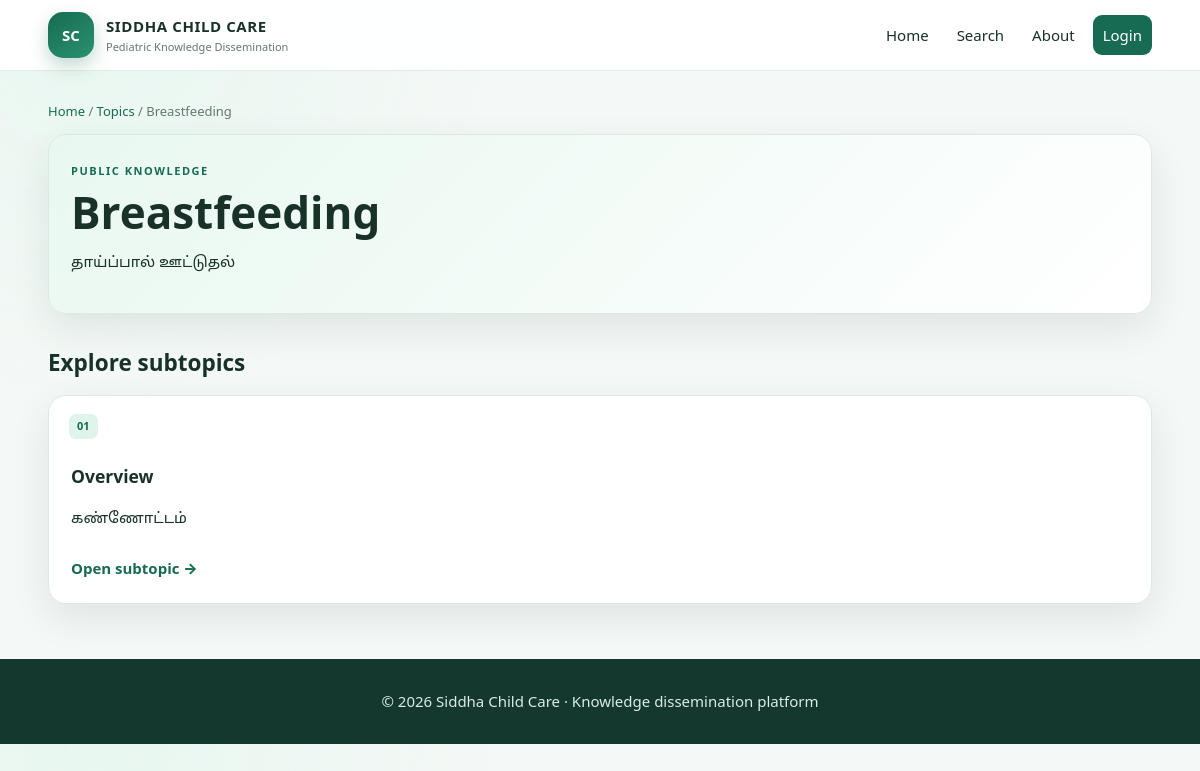
The app's page /subtopics.php?topic=1 with its own data.
### tables this page shows
CREATE TABLE topics(id INTEGER PRIMARY KEY AUTOINCREMENT, audience TEXT NOT NULL, title_en TEXT NOT NULL, title_ta TEXT DEFAULT '', description TEXT DEFAULT '', sort_order INTEGER DEFAULT 0, active INTEGER DEFAULT 1);

CREATE TABLE subtopics(id INTEGER PRIMARY KEY AUTOINCREMENT, topic_id INTEGER NOT NULL, title_en TEXT NOT NULL, title_ta TEXT DEFAULT '', sort_order INTEGER DEFAULT 0, active INTEGER DEFAULT 1, FOREIGN KEY(topic_id) REFERENCES topics(id) ON DELETE CASCADE);

### app/db.php (called while the page is built, shortened)
<?php
function db(): PDO {
    static $pdo = null;
    if ($pdo) return $pdo;
    $pdo = new PDO('sqlite:' . DB_PATH, null, null, [PDO::ATTR_ERRMODE => PDO::ERRMODE_EXCEPTION, PDO::ATTR_DEFAULT_FETCH_MODE => PDO::FETCH_ASSOC]);
    $pdo->exec('PRAGMA foreign_keys = ON');
    return $pdo;
}

### app/helpers.php (called while the page is built, shortened)
<?php
function e($v){return htmlspecialchars((string)$v, ENT_QUOTES, 'UTF-8');}

### subtopics.php (the view, shortened to what this page needs)
<?php
require_once 'app/auth.php'; require_once 'app/helpers.php';
$id=(int)($_GET['topic']??0);
$s=db()->prepare('SELECT * FROM topics WHERE id=? AND active=1'); $s->execute([$id]); $topic=$s->fetch();
$s=db()->prepare('SELECT * FROM subtopics WHERE topic_id=? AND active=1 ORDER BY sort_order,id'); $s->execute([$id]); $subs=$s->fetchAll();
$page_title=$topic['title_en']; include 'partials/header.php';
?>
<div class="crumb"><a href="index.php">Home</a> / <a href="topics.php?audience=<?=e($topic['audience'])?>">Topics</a> / <?=e($topic['title_en'])?></div>
<section class="card topic-banner <?=e($topic['audience'])?>-head"><div><span class="eyebrow"><?=e($topic['audience']==='professional'?'PROFESSIONAL REFERENCE':'PUBLIC KNOWLEDGE')?></span><h1><?=e($topic['title_en'])?></h1><?php if($topic['title_ta']):?><p class="tamil"><?=e($topic['title_ta'])?></p><?php endif;?></div><?php if($topic['audience']==='professional'):?><span class="access-pill">🔒 Authenticated professionals</span><?php endif;?></section>
<h2 class="section-title">Explore subtopics</h2>
<div class="grid subtopic-grid">
<?php foreach($subs as $i=>$sub): ?><div class="card subtopic-card"><span class="number-badge"><?=str_pad((string)($i+1),2,'0',STR_PAD_LEFT)?></span><h3><?=e($sub['title_en'])?></h3><?php if($sub['title_ta']):?><p class="tamil"><?=e($sub['title_ta'])?></p><?php endif;?><a class="text-link" href="content.php?subtopic=<?=e($sub['id'])?>">Open subtopic →</a></div><?php endforeach; ?>
</div>
<?php include 'partials/footer.php'; ?>

### assets/style.css (style rules this page uses)
:root { --bg:#f4f8f6;--card:#fff;--text:#183129;--muted:#667870;--primary:#176b52;--primary2:#0f4e3d;--mint:#dff4eb;--mint2:#effaf5;--gold:#e2b34b;--blue:#e7f0fb;--line:#dce9e3;--shadow:0 14px 38px rgba(24,49,41,.09);--shadow2:0 22px 60px rgba(23,107,82,.13) }
* { box-sizing:border-box }
html { scroll-behavior:smooth }
body { margin:0;background:radial-gradient(circle at 8% 0%,#e8f7f0 0,transparent 30%),var(--bg);color:var(--text);font:15px/1.65 system-ui,-apple-system,BlinkMacSystemFont,"Segoe UI",Roboto,Arial,sans-serif }
.eyebrow { font-size:11px;letter-spacing:.14em;font-weight:900;color:var(--primary);display:inline-block }
.grid { display:grid;grid-template-columns:repeat(auto-fit,minmax(250px,1fr));gap:18px }
.card { background:rgba(255,255,255,.95);border:1px solid var(--line);border-radius:18px;padding:22px;box-shadow:var(--shadow) }
.text-link { display:inline-flex;color:var(--primary);font-weight:800;text-decoration:none;margin-top:8px }
.section-head,.topic-banner,.content-hero,.search-hero { margin-bottom:22px }
.public-head { background:linear-gradient(135deg,#e8f8f0,#fff) }
.section-head h1,.topic-banner h1,.content-hero h1,.search-hero h1 { margin:6px 0 4px;font-size:clamp(28px,4vw,44px);line-height:1.1 }
.topic-grid .topic-card,.subtopic-card,.result-card { transition:.18s transform,.18s box-shadow }
.tamil { font-family:"Noto Sans Tamil","Latha",system-ui,sans-serif }
.subtopic-grid { grid-template-columns:repeat(auto-fit,minmax(230px,1fr)) }
.subtopic-card { position:relative;padding-top:48px }
.number-badge { position:absolute;left:20px;top:18px;font-size:11px;font-weight:900;color:var(--primary);background:var(--mint);padding:3px 8px;border-radius:7px }
.section-title { margin:30px 0 14px }
.crumb { color:var(--muted);font-size:13px;margin-bottom:12px }
.crumb a { color:var(--primary);text-decoration:none }

### records on screen
topics: title_en "Breastfeeding", audience "PUBLIC KNOWLEDGE", title_ta "தாய்ப்பால் ஊட்டுதல்"
subtopics: i "01", title_en "Overview", title_ta "கண்ணோட்டம்"
